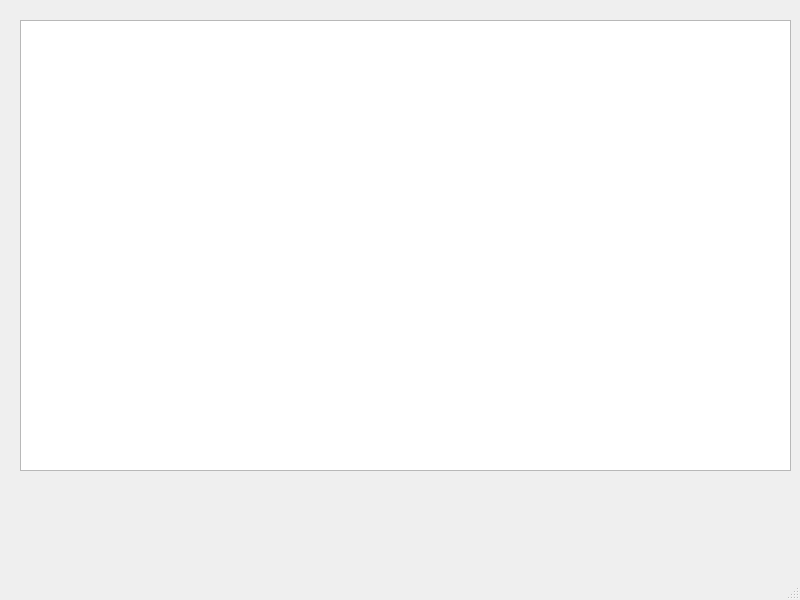
<?xml version="1.0" encoding="UTF-8"?>
<ui version="4.0">
 <class>MainWindow</class>
 <widget class="QMainWindow" name="MainWindow">
  <property name="geometry">
   <rect>
    <x>0</x>
    <y>0</y>
    <width>800</width>
    <height>600</height>
   </rect>
  </property>
  <property name="windowTitle">
   <string>MainWindow</string>
  </property>
  <widget class="QWidget" name="centralwidget">
   <widget class="QTextBrowser" name="textBrowser">
    <property name="geometry">
     <rect>
      <x>20</x>
      <y>20</y>
      <width>771</width>
      <height>451</height>
     </rect>
    </property>
   </widget>
  </widget>
  <widget class="QMenuBar" name="menubar">
   <property name="geometry">
    <rect>
     <x>0</x>
     <y>0</y>
     <width>800</width>
     <height>23</height>
    </rect>
   </property>
  </widget>
  <widget class="QStatusBar" name="statusbar"/>
 </widget>
 <resources/>
 <connections/>
</ui>
